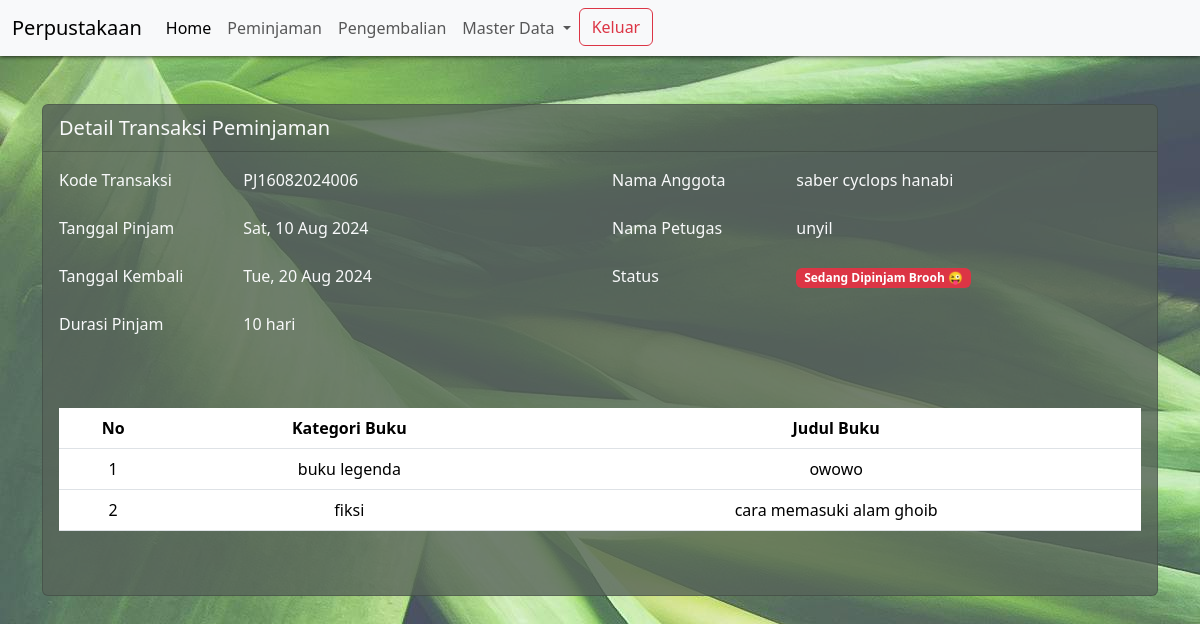
Page /?pg=tambah-peminjaman&detail=6 on the committed database.
### tables this page shows
CREATE TABLE `peminjaman` (
  `id` int(11) NOT NULL,
  `id_anggota` int(11) NOT NULL,
  `id_user` int(11) NOT NULL,
  `kode_transaksi` varchar(30) NOT NULL,
  `tgl_pinjam` date NOT NULL,
  `tgl_kembali` date NOT NULL,
  `status` tinyint(1) NOT NULL,
  `created_at` timestamp NOT NULL DEFAULT current_timestamp(),
  `update_at` timestamp NOT NULL DEFAULT current_timestamp() ON UPDATE current_timestamp(),
  `deleted_at` int(1) NOT NULL DEFAULT 0
);

CREATE TABLE `anggota` (
  `id` int(11) NOT NULL,
  `nisn` varchar(16) NOT NULL,
  `nama_lengkap` varchar(50) NOT NULL,
  `jenis_kelamin` enum('Laki-laki','Perempuan') NOT NULL,
  `no_tlp` varchar(13) NOT NULL,
  `alamat` text NOT NULL,
  `created_at` timestamp NOT NULL DEFAULT current_timestamp(),
  `updated_at` timestamp NOT NULL DEFAULT current_timestamp() ON UPDATE current_timestamp()
);

CREATE TABLE `user` (
  `id` int(11) NOT NULL,
  `id_level` int(11) NOT NULL,
  `nama_lengkap` varchar(50) NOT NULL,
  `email` varchar(50) NOT NULL,
  `password` varchar(100) NOT NULL,
  `created_at` timestamp NULL DEFAULT current_timestamp() ON UPDATE current_timestamp(),
  `update_at` timestamp NOT NULL DEFAULT current_timestamp() ON UPDATE current_timestamp()
);

CREATE TABLE `detail_peminjaman` (
  `id` int(11) NOT NULL,
  `id_peminjaman` int(11) NOT NULL,
  `id_buku` int(11) NOT NULL,
  `id_kategori` int(11) NOT NULL
);

CREATE TABLE `kategori` (
  `id` int(11) NOT NULL,
  `nama_kategori` varchar(50) NOT NULL,
  `keterangan` text NOT NULL,
  `created_at` timestamp NOT NULL DEFAULT current_timestamp(),
  `update_at` timestamp NOT NULL DEFAULT current_timestamp()
);

CREATE TABLE `buku` (
  `id` int(11) NOT NULL,
  `id_kategori` int(11) NOT NULL,
  `judul` varchar(50) NOT NULL,
  `jumlah` int(11) NOT NULL,
  `penerbit` varchar(50) NOT NULL,
  `tahun_terbit` varchar(5) NOT NULL,
  `penulis` varchar(100) NOT NULL,
  `created_at` timestamp NOT NULL DEFAULT current_timestamp(),
  `update_at` timestamp NOT NULL DEFAULT current_timestamp() ON UPDATE current_timestamp()
);

### content/tambah-peminjaman.php (the view, shortened to what this page needs)
<?php
if (isset($_GET['detail'])) {
    $id = $_GET['detail'];
    $detail = mysqli_query($koneksi, "SELECT anggota.nama_lengkap as nama_anggota, peminjaman.*, user.nama_lengkap FROM peminjaman LEFT JOIN anggota ON anggota.id = peminjaman.id_anggota LEFT JOIN user ON user.id = peminjaman.id_user WHERE peminjaman.id = '$id'");
    $rowDetail = mysqli_fetch_assoc($detail);
    $queryDetail = mysqli_query($koneksi, "SELECT * FROM detail_peminjaman LEFT JOIN buku ON buku.id = detail_peminjaman.id_buku LEFT JOIN kategori ON kategori.id = buku.id_kategori WHERE id_peminjaman = '$id'");
    $tanggal_pinjam = $rowDetail['tgl_pinjam'];
    $tanggal_kembali = $rowDetail['tgl_kembali'];
    $date_pinjam = new DateTime($tanggal_pinjam);
    $date_kembali = new DateTime($tanggal_kembali);
    $interval = $date_pinjam->diff($date_kembali);
}
?>
<?php if (isset($_GET['detail'])) : ?>
    <div class="container mt-5">
        <div class="row">
            <div class="col-sm-12">
                <div class="card text-light" style="background-color: rgba(87, 99, 89, .8)">
                    <div class="card-header">
                        <span class="lead">Detail Transaksi Peminjaman</span>
                    </div>
                    <div class="card-body">
                        <div class="mb-3 row">
                            <div class="col-sm-6">
                                <div class="row mb-3">
                                    <div class="col-sm-4">
                                        <label for="" class="form-label">Kode Transaksi</label>
                                    </div>
                                    <div class="col-sm-8">
                                        <?= $rowDetail['kode_transaksi']; ?>
                                    </div>
                                </div>
                                <div class="row mb-3">
                                    <div class="col-sm-4">
                                        <label for="" class="form-label">Tanggal Pinjam</label>
                                    </div>
                                    <div class="col-sm-8">
                                        <?= date('D, d M Y', strtotime($rowDetail['tgl_pinjam'])); ?>
                                    </div>
                                </div>
                                <div class="row mb-3">
                                    <div class="col-sm-4">
                                        <label for="" class="form-label">Tanggal Kembali</label>
                                    </div>
                                    <div class="col-sm-8">
                                        <?= date('D, d M Y', strtotime($rowDetail['tgl_kembali'])); ?>
                                    </div>
                                </div>
                                <div class="row mb-3">
                                    <div class="col-sm-4">
                                        <label for="" class="form-label">Durasi Pinjam</label>
                                    </div>
                                    <div class="col-sm-8">
                                        <?= $interval->days . " hari"; ?>
                                    </div>
                                </div>
                            </div>
                            <div class="col-sm-6">
                                <div class="row mb-3">
                                    <div class="col-sm-4">
                                        <label for="" class="form-label">Nama Anggota</label>
                                    </div>
                                    <div class="col-sm-8">
                                        <?= $rowDetail['nama_anggota']; ?>
                                    </div>
                                </div>
                                <div class="row mb-3">
                                    <div class="col-sm-4">
                                        <label for="" class="form-label">Nama Petugas</label>
                                    </div>
                                    <div class="col-sm-8">
                                        <?= $rowDetail['nama_lengkap']; ?>
                                    </div>
                                </div>
                                <div class="row mb-3">
                                    <div class="col-sm-4">
                                        <label for="" class="form-label">Status</label>
                                    </div>
                                    <div class="col-sm-8">
                                        <?= getStatus($rowDetail['status']); ?>
                                    </div>
                                </div>
                            </div>
                        </div>
                        <div class="mb-5 mt-5">
                            <table class="table table-hover text-center">
                                <tr>
                                    <th>No</th>
                                    <th>Kategori Buku</th>
                                    <th>Judul Buku</th>
                                </tr>
                                <?php
                                $no = 1;
                                while ($rowDetail = mysqli_fetch_assoc($queryDetail)) : ?>
                                    <tr>
                                        <td><?= $no++; ?></td>
                                        <td><?= $rowDetail['nama_kategori']; ?></td>
                                        <td><?= $rowDetail['judul']; ?></td>
                                    </tr>
                                <?php endwhile; ?>
                            </table>
                        </div>
                    </div>
                </div>
            </div>
        </div>
    </div>
<?php endif; ?>

### index.php (style rules this page uses)
body { background: url('assets/img/bg-jumbotron.jpg'); background-repeat: no-repeat; }

### rows in the picture
peminjaman: kode_transaksi "PJ16082024006", tgl_pinjam "Sat, 10 Aug 2024", tgl_kembali "Tue, 20 Aug 2024", tgl_pinjam+tgl_kembali "10", id_anggota.nama_lengkap "saber cyclops hanabi", id_user.nama_lengkap "unyil"
detail_peminjaman: id_kategori.nama_kategori "buku legenda", id_buku.judul "owowo"
detail_peminjaman: id_kategori.nama_kategori "fiksi", id_buku.judul "cara memasuki alam ghoib"
